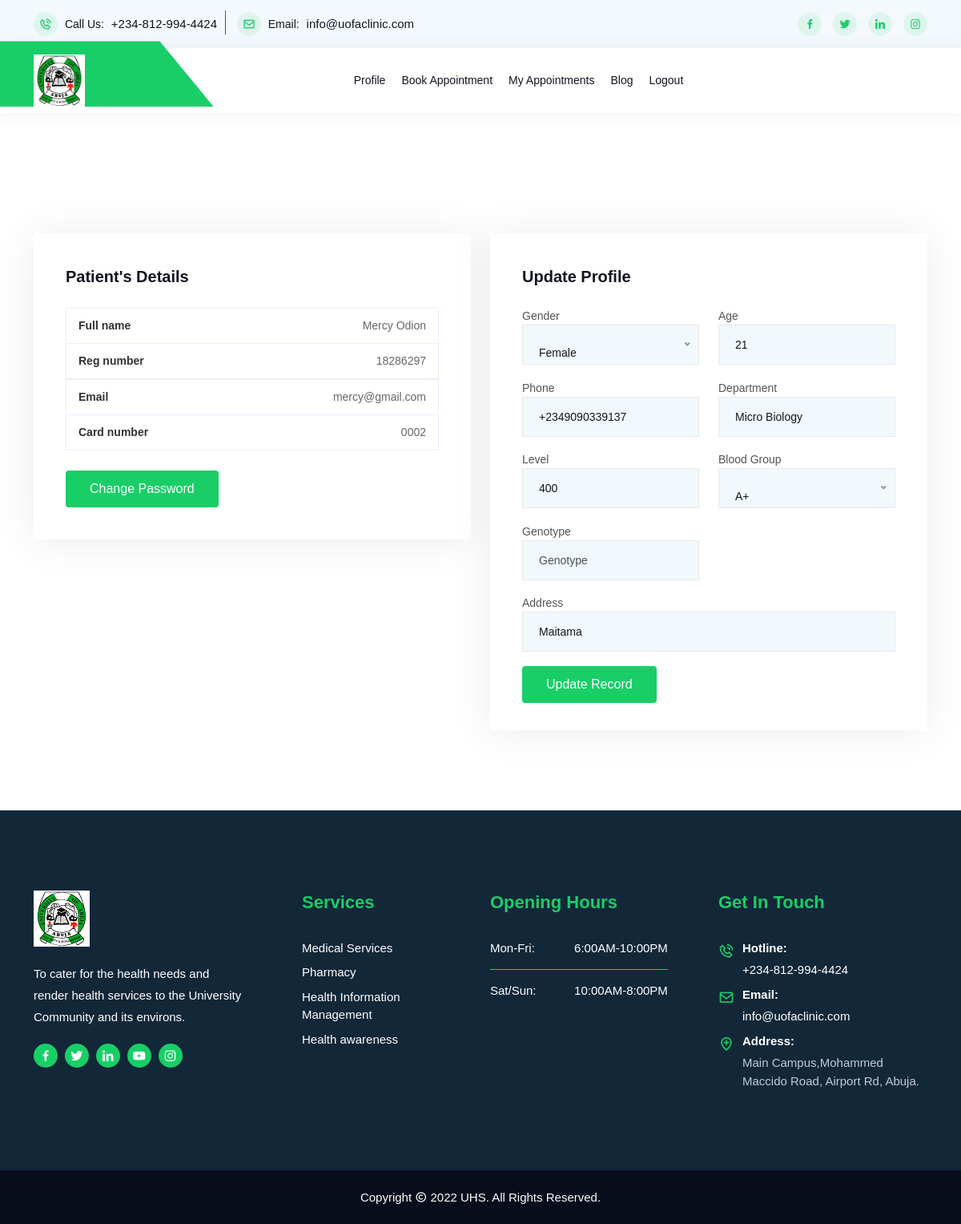
Page /patient/profile (signed in) on the committed database.
### patient/models.py (models this page shows, shortened)
class Patient(models.Model):
    GENDER = (
        ('female', 'Female'),
        ('male', 'Male'),
    )
    BLOOD_GROUP = (
        ('A+', 'A+'),
        ('A-', 'A-'),
        ('B+', 'B+'),
        ('B-', 'B-'),
        ('AB+', 'AB+'),
        ('AB-', 'AB-'),
        ('O+', 'O+'),
        ('O-', 'O-'),
    )
    username = models.OneToOneField(User, on_delete=models.CASCADE)
    card_number = models.CharField(max_length=12, unique=True)
    phone = models.CharField(max_length=20, blank=True, default='')
    gender = models.CharField(choices=GENDER, max_length=30, blank=True, default='')
    age = models.PositiveIntegerField(default=0, blank=True)
    department = models.CharField(max_length=255, blank=True, default='')
    level = models.CharField(max_length=20, blank=True, default='')
    blood_group = models.CharField(choices=BLOOD_GROUP, max_length=20, blank=True, default='')
    genotype = models.CharField(max_length=20, blank=True, default='')
    address = models.CharField(max_length=200, blank=True, default='')

### patient/views.py (the view)
# urls.py: path('patient/profile', views.patient_profile, name='profile'),
@cache_control(no_cache=True, must_revalidate=True, no_store=True)
@login_required
def patient_profile(request):
    if request.method == 'POST':
        profile_form = ProfileEditForm(instance=request.user.patient,
                                       data=request.POST,
                                       files=request.FILES)
        if profile_form.is_valid():
            profile_form.save()
            messages.success(request, 'Profile updated successfully!')
            return redirect('patient:profile')
        else:
            messages.error(request, 'Error updating your profile!')
    else:
        profile_form = ProfileEditForm(instance=request.user.patient)
    context = {
        'profile_form': profile_form,
    }
    return render(request, 'patient/patient_profile.html', context)

### templates/patient/patient_profile.html (shortened to what this page needs)
{% extends 'base.html' %}
{% load bootstrap4 %}
{% load static %}
{% block content %}
<section class="cart-area ptb-100">
    <div class="container">
        <div class="row">
            <div class="col-lg-12 col-md-12">
                <div class="row">
					<div class="col-lg-6">
                        <div class="cart-totals">
                            <h3>Patient's Details</h3>
                            <ul>
                                <li>Full name <span>{{ user.first_name }} {{ user.last_name }}</span></li>
                                <li>Reg number <span>{{ user.username }}</span></li>
                                <li>Email <span>{{ user.email }}</span></li>
								<li>Card number <span>{{ user.patient.card_number }}</span></li>
                            </ul>
                            <a href="{% url 'main:password_change' %}" class="default-btn page-btn">
                                Change password
                            </a>
                        </div>
                    </div>
                    <div class="col-lg-6">
                        <div class="coupon-wrap">
                            <div class="shops-form">
								<div class="row">
									<div class="col-lg-6">
										<h3>Update Profile</h3>
									</div>
									<div class="col-lg-6">
									</div>
								</div>
								<form action="" method="POST" enctype="multipart/form-data">
									<div class="billing-details">
										<div class="row">
											<div class="col-lg-6">
												<div class="form-group">
													Gender {{ profile_form.gender }}
												</div>
											</div>
											<div class="col-lg-6">
												<div class="form-group">
													Age {{ profile_form.age }}
												</div>
											</div>
											<div class="col-lg-6">
												<div class="form-group">
													Phone {{ profile_form.phone }}
												</div>
											</div>
											<div class="col-lg-6">
												<div class="form-group">
													Department {{ profile_form.department }}
												</div>
											</div>
											<div class="col-lg-6">
												<div class="form-group">
													Level {{ profile_form.level }}
												</div>
											</div>
											<div class="col-lg-6">
												<div class="form-group">
													Blood Group {{ profile_form.blood_group }}
												</div>
											</div>
											<div class="col-lg-6">
												<div class="form-group">
													Genotype {{ profile_form.genotype }}
												</div>
											</div>
											<div class="col-lg-12">
												<div class="form-group">
													Address {{ profile_form.address }}
												</div>
											</div>
											<div class="col-lg-12 col-md-12">
												<button type="submit" class="default-btn">Update Record</button>
											</div>
										</div>
									</div>
								</form>
                            </div>
                        </div>
                    </div>
                </div>
            </div>
        </div>
    </div>
</section>
{% endblock %}

### rows in the picture
Patient: age "21", phone "+2349090339137", department "Micro Biology", level "400", address "Maitama"

### other values in the picture
{{ user.first_name }} "Mercy"
{{ user.last_name }} "Odion"
{{ user.username }} "18286297"
{{ user.email }} "mercy@gmail.com"
{{ user.patient.card_number }} "0002"
